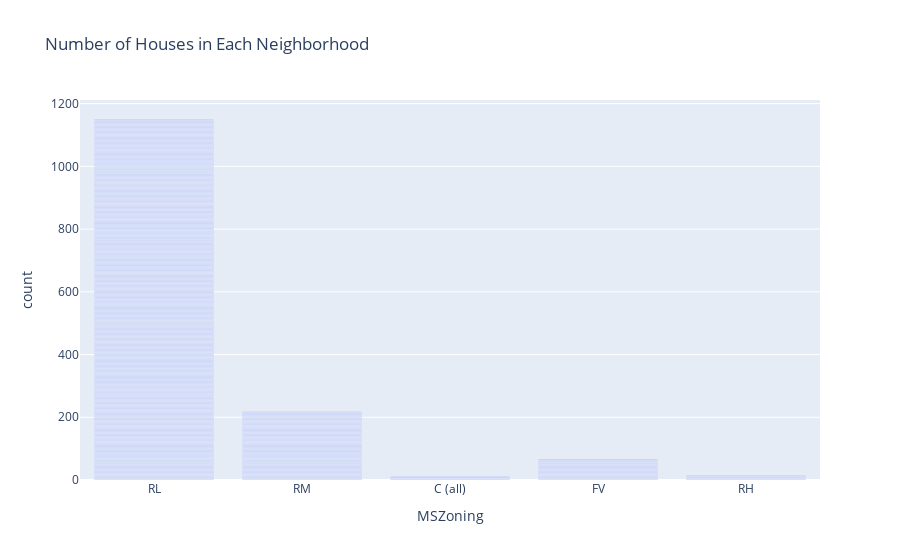

The notebook cell saved with this chart:
### Code cell
# create a bar plot
fig = px.bar(categorical_data, x='MSZoning', title='Number of Houses in Each Neighborhood')
fig.show()

### Figure 1 — Plotly figure (JSON) as saved in the notebook; plotly's stock layout.template omitted (floating-point values rounded to 4 significant figures; data arrays with more than 128 entries replaced by an {"elided": "..."} marker saying what was removed)
{"data": [{"alignmentgroup": "True", "hovertemplate": "MSZoning=%{x}<br>count=%{y}<extra></extra>", "legendgroup": "", "marker": {"color": "#636efa", "pattern": {"shape": ""}}, "name": "", "offsetgroup": "", "orientation": "v", "showlegend": false, "textposition": "auto", "type": "bar", "x": {"elided": "1460 str values"}, "xaxis": "x", "y": {"elided": "1460 int values"}, "yaxis": "y"}], "layout": {"barmode": "relative", "legend": {"tracegroupgap": 0}, "title": {"text": "Number of Houses in Each Neighborhood"}, "xaxis": {"anchor": "y", "domain": [0, 1], "title": {"text": "MSZoning"}}, "yaxis": {"anchor": "x", "domain": [0, 1], "title": {"text": "count"}}}}
